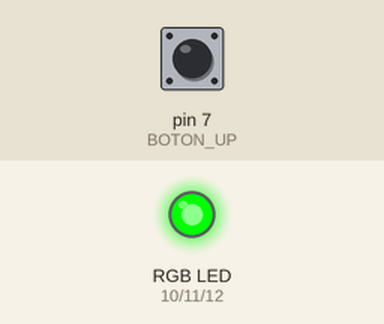
Simulated run of this sketch. Board: Arduino Uno, built with avr-gcc and run on an emulated ATmega328P. Parts: an RGB LED mixed from three pins (HIGH = lit). The test bench sets the inputs (shaded band); at power-on: pin 7 (BOTON_UP) HIGH.

Above: at 1.2 s.
1.3 s: pin 7 (BOTON_UP) pulled LOW for 1 s
At 3.1 s:
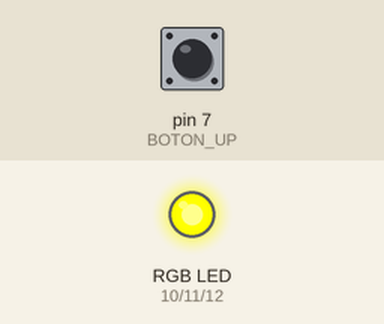
3.8 s: pin 7 (BOTON_UP) pulled LOW for 0.15 s
At 5.0 s:
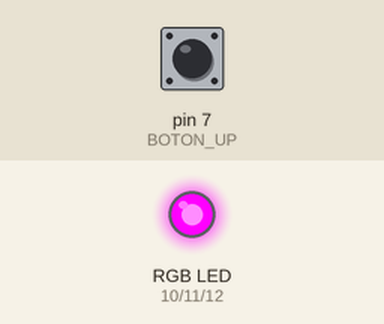
5.6 s: pin 7 (BOTON_UP) pulled LOW for 3.2 s
At 6.48 s:
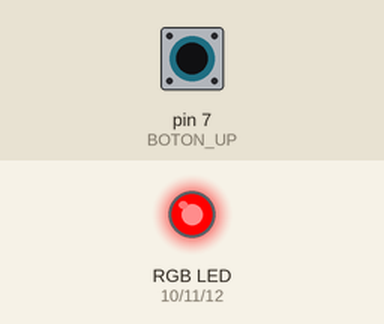
Timing chart, 0 to 10.3 s (numbered marks = the images above; inputs shaded):
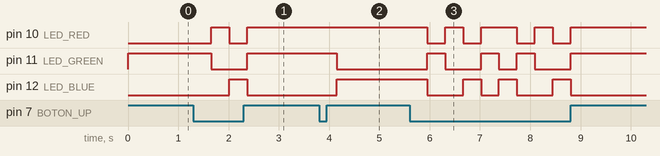

The sketch:

Sensor_de_oxigeno_v1.ino
```cpp
//ESTE PROBADOR UTILIZA UN LED RGB PARA INDICAR EL ESTADO DEL PROBADOR DEL SENSOR

#include <Adafruit_MCP4725.h>
Adafruit_MCP4725 dac;
#define DAC_RESOLUTION (8) // Set this value to 9, 8, 7, 6 or 5 to adjust the resolution

int8_t SELECCION = 0;
uint16_t i;

int8_t LED_RED = 10;
int8_t LED_GREEN = 11;
int8_t LED_BLUE = 12;
int8_t BOTON_UP = 7;

int8_t VALOR = 1;

#define MEZCLA_IDEAL 1 //Green color
#define MEZCLA_RICA 2 //Red color
#define MEZCLA_POBRE 3 //Blue color
#define SENSOR_ENVEJECIDO 4 // Yellow color
#define SENSOR_POSTCATALIZADOR 5 // Violet color
#define RETARDO 350

//SEÑALES SENSOR DE OXIGENO
const PROGMEM uint16_t Mezcla_Ideal[256] =
{
  393,
  401,
  409,
  417,
  425,
  433,
  441,
  449,
  457,
  465,
  473,
  480,
  488,
  496,
  503,
  511,
  518,
  526,
  533,
  540,
  548,
  555,
  562,
  568,
  575,
  582,
  588,
  595,
  601,
  607,
  613,
  619,
  625,
  630,
  636,
  641,
  646,
  651,
  656,
  661,
  666,
  670,
  674,
  678,
  682,
  686,
  689,
  693,
  696,
  699,
  702,
  704,
  707,
  709,
  711,
  713,
  714,
  716,
  717,
  718,
  719,
  720,
  720,
  721,
  721,
  721,
  720,
  720,
  719,
  718,
  717,
  716,
  714,
  713,
  711,
  709,
  707,
  704,
  702,
  699,
  696,
  693,
  689,
  686,
  682,
  678,
  674,
  670,
  666,
  661,
  656,
  651,
  646,
  641,
  636,
  630,
  625,
  619,
  613,
  607,
  601,
  595,
  588,
  582,
  575,
  568,
  562,
  555,
  548,
  540,
  533,
  526,
  518,
  511,
  503,
  496,
  488,
  480,
  473,
  465,
  457,
  449,
  441,
  433,
  425,
  417,
  409,
  401,
  393,
  385,
  377,
  369,
  361,
  353,
  345,
  337,
  329,
  321,
  314,
  306,
  298,
  290,
  283,
  275,
  268,
  260,
  253,
  246,
  239,
  232,
  225,
  218,
  211,
  204,
  198,
  192,
  185,
  179,
  173,
  167,
  161,
  156,
  150,
  145,
  140,
  135,
  130,
  125,
  121,
  116,
  112,
  108,
  104,
  100,
  97,
  94,
  90,
  87,
  85,
  82,
  80,
  77,
  75,
  73,
  72,
  70,
  69,
  68,
  67,
  66,
  66,
  66,
  66,
  66,
  66,
  66,
  67,
  68,
  69,
  70,
  72,
  73,
  75,
  77,
  80,
  82,
  85,
  87,
  90,
  94,
  97,
  101,
  104,
  108,
  112,
  116,
  121,
  125,
  130,
  135,
  140,
  145,
  150,
  156,
  161,
  167,
  173,
  179,
  185,
  192,
  198,
  204,
  211,
  218,
  225,
  232,
  239,
  246,
  253,
  260,
  268,
  275,
  283,
  290,
  298,
  306,
  314,
  321,
  329,
  337,
  345,
  353,
  361,
  369,
  377,
  385
};

const PROGMEM uint16_t Mezcla_Rica[256] =
{
  618,
  624,
  629,
  635,
  640,
  646,
  651,
  657,
  662,
  668,
  673,
  678,
  684,
  689,
  694,
  699,
  705,
  710,
  715,
  720,
  725,
  729,
  734,
  739,
  743,
  748,
  753,
  757,
  761,
  765,
  770,
  774,
  778,
  781,
  785,
  789,
  792,
  796,
  799,
  802,
  806,
  809,
  812,
  814,
  817,
  820,
  822,
  824,
  826,
  828,
  830,
  832,
  834,
  835,
  837,
  838,
  839,
  840,
  841,
  842,
  842,
  843,
  843,
  844,
  844,
  844,
  843,
  843,
  842,
  842,
  841,
  840,
  839,
  838,
  837,
  835,
  834,
  832,
  830,
  828,
  826,
  824,
  822,
  820,
  817,
  814,
  812,
  809,
  806,
  802,
  799,
  796,
  792,
  789,
  785,
  781,
  778,
  774,
  770,
  765,
  761,
  757,
  753,
  748,
  743,
  739,
  734,
  729,
  725,
  720,
  715,
  710,
  705,
  699,
  694,
  689,
  684,
  678,
  673,
  668,
  662,
  657,
  651,
  646,
  640,
  635,
  629,
  624,
  618,
  613,
  607,
  602,
  596,
  591,
  585,
  580,
  574,
  569,
  564,
  558,
  553,
  548,
  542,
  537,
  532,
  527,
  522,
  517,
  512,
  507,
  503,
  498,
  493,
  489,
  484,
  480,
  475,
  471,
  467,
  463,
  459,
  455,
  451,
  448,
  444,
  441,
  437,
  434,
  431,
  428,
  425,
  422,
  420,
  417,
  415,
  412,
  410,
  408,
  406,
  404,
  403,
  401,
  400,
  399,
  397,
  396,
  396,
  395,
  394,
  394,
  393,
  393,
  393,
  393,
  393,
  394,
  394,
  395,
  396,
  396,
  397,
  399,
  400,
  401,
  403,
  404,
  406,
  408,
  410,
  412,
  415,
  417,
  420,
  422,
  425,
  428,
  431,
  434,
  437,
  441,
  444,
  448,
  451,
  455,
  459,
  463,
  467,
  471,
  475,
  480,
  484,
  489,
  493,
  498,
  503,
  507,
  512,
  517,
  522,
  527,
  532,
  537,
  542,
  548,
  553,
  558,
  564,
  569,
  574,
  580,
  585,
  591,
  596,
  602,
  607,
  613,
};

const PROGMEM uint16_t Mezcla_Pobre[256] =
{
  184,
  189,
  193,
  198,
  202,
  207,
  211,
  216,
  220,
  225,
  229,
  233,
  238,
  242,
  246,
  251,
  255,
  259,
  263,
  267,
  271,
  275,
  279,
  283,
  287,
  290,
  294,
  298,
  301,
  305,
  308,
  311,
  315,
  318,
  321,
  324,
  327,
  330,
  332,
  335,
  337,
  340,
  342,
  345,
  347,
  349,
  351,
  353,
  355,
  356,
  358,
  359,
  361,
  362,
  363,
  364,
  365,
  366,
  367,
  367,
  368,
  368,
  368,
  368,
  369,
  368,
  368,
  368,
  368,
  367,
  367,
  366,
  365,
  364,
  363,
  362,
  361,
  359,
  358,
  356,
  355,
  353,
  351,
  349,
  347,
  345,
  342,
  340,
  337,
  335,
  332,
  330,
  327,
  324,
  321,
  318,
  315,
  311,
  308,
  305,
  301,
  298,
  294,
  290,
  287,
  283,
  279,
  275,
  271,
  267,
  263,
  259,
  255,
  251,
  246,
  242,
  238,
  233,
  229,
  225,
  220,
  216,
  211,
  207,
  202,
  198,
  193,
  189,
  184,
  180,
  175,
  171,
  166,
  162,
  157,
  153,
  148,
  144,
  139,
  135,
  131,
  126,
  122,
  118,
  114,
  110,
  105,
  101,
  97,
  93,
  90,
  86,
  82,
  78,
  75,
  71,
  67,
  64,
  61,
  57,
  54,
  51,
  48,
  45,
  42,
  39,
  36,
  34,
  31,
  29,
  26,
  24,
  22,
  20,
  18,
  16,
  14,
  12,
  11,
  9,
  8,
  7,
  6,
  4,
  4,
  3,
  2,
  1,
  1,
  0,
  0,
  0,
  0,
  0,
  0,
  0,
  1,
  1,
  2,
  3,
  4,
  4,
  6,
  7,
  8,
  9,
  11,
  12,
  14,
  16,
  18,
  20,
  22,
  24,
  26,
  29,
  31,
  34,
  36,
  39,
  42,
  45,
  48,
  51,
  54,
  57,
  61,
  64,
  67,
  71,
  75,
  78,
  82,
  86,
  90,
  93,
  97,
  101,
  105,
  110,
  114,
  118,
  122,
  126,
  131,
  135,
  140,
  144,
  148,
  153,
  157,
  162,
  166,
  171,
  175,
  180,
};

const PROGMEM uint16_t Sensor_Envejecido[256] =
{
  369,
  372,
  375,
  378,
  381,
  384,
  387,
  390,
  393,
  395,
  398,
  401,
  404,
  407,
  410,
  413,
  416,
  418,
  421,
  424,
  426,
  429,
  432,
  434,
  437,
  439,
  442,
  444,
  446,
  449,
  451,
  453,
  455,
  458,
  460,
  462,
  464,
  465,
  467,
  469,
  471,
  472,
  474,
  475,
  477,
  478,
  480,
  481,
  482,
  483,
  484,
  485,
  486,
  487,
  488,
  488,
  489,
  490,
  490,
  490,
  491,
  491,
  491,
  491,
  491,
  491,
  491,
  491,
  491,
  490,
  490,
  490,
  489,
  488,
  488,
  487,
  486,
  485,
  484,
  483,
  482,
  481,
  480,
  478,
  477,
  475,
  474,
  472,
  471,
  469,
  467,
  465,
  464,
  462,
  460,
  458,
  455,
  453,
  451,
  449,
  446,
  444,
  442,
  439,
  437,
  434,
  432,
  429,
  426,
  424,
  421,
  418,
  416,
  413,
  410,
  407,
  404,
  401,
  398,
  395,
  393,
  390,
  387,
  384,
  381,
  378,
  375,
  372,
  369,
  366,
  363,
  360,
  357,
  354,
  351,
  348,
  345,
  342,
  339,
  336,
  333,
  330,
  327,
  324,
  322,
  319,
  316,
  313,
  311,
  308,
  305,
  303,
  300,
  298,
  295,
  293,
  291,
  288,
  286,
  284,
  282,
  280,
  278,
  276,
  274,
  272,
  270,
  268,
  266,
  265,
  263,
  262,
  260,
  259,
  257,
  256,
  255,
  254,
  253,
  252,
  251,
  250,
  249,
  249,
  248,
  248,
  247,
  247,
  246,
  246,
  246,
  246,
  246,
  246,
  246,
  246,
  246,
  247,
  247,
  248,
  248,
  249,
  249,
  250,
  251,
  252,
  253,
  254,
  255,
  256,
  257,
  259,
  260,
  262,
  263,
  265,
  266,
  268,
  270,
  272,
  274,
  276,
  278,
  280,
  282,
  284,
  286,
  288,
  291,
  293,
  295,
  298,
  300,
  303,
  305,
  308,
  311,
  313,
  316,
  319,
  322,
  324,
  327,
  330,
  333,
  336,
  339,
  342,
  345,
  348,
  351,
  354,
  357,
  360,
  363,
  366,
};

const PROGMEM uint16_t Sensor_Postcatalizador[256] =
{
  123,
  124,
  125,
  126,
  127,
  128,
  129,
  130,
  131,
  132,
  133,
  134,
  135,
  136,
  137,
  138,
  139,
  139,
  140,
  141,
  142,
  143,
  144,
  145,
  146,
  146,
  147,
  148,
  149,
  150,
  150,
  151,
  152,
  153,
  153,
  154,
  155,
  155,
  156,
  156,
  157,
  157,
  158,
  158,
  159,
  159,
  160,
  160,
  161,
  161,
  161,
  162,
  162,
  162,
  163,
  163,
  163,
  163,
  163,
  163,
  164,
  164,
  164,
  164,
  164,
  164,
  164,
  164,
  164,
  163,
  163,
  163,
  163,
  163,
  163,
  162,
  162,
  162,
  161,
  161,
  161,
  160,
  160,
  159,
  159,
  158,
  158,
  157,
  157,
  156,
  156,
  155,
  155,
  154,
  153,
  153,
  152,
  151,
  150,
  150,
  149,
  148,
  147,
  146,
  146,
  145,
  144,
  143,
  142,
  141,
  140,
  139,
  139,
  138,
  137,
  136,
  135,
  134,
  133,
  132,
  131,
  130,
  129,
  128,
  127,
  126,
  125,
  124,
  123,
  122,
  121,
  120,
  119,
  118,
  117,
  116,
  115,
  114,
  113,
  112,
  111,
  110,
  109,
  108,
  107,
  106,
  105,
  104,
  104,
  103,
  102,
  101,
  100,
  99,
  98,
  98,
  97,
  96,
  95,
  95,
  94,
  93,
  93,
  92,
  91,
  91,
  90,
  89,
  89,
  88,
  88,
  87,
  87,
  86,
  86,
  85,
  85,
  85,
  84,
  84,
  84,
  83,
  83,
  83,
  83,
  83,
  82,
  82,
  82,
  82,
  82,
  82,
  82,
  82,
  82,
  82,
  82,
  82,
  82,
  83,
  83,
  83,
  83,
  83,
  84,
  84,
  84,
  85,
  85,
  85,
  86,
  86,
  87,
  87,
  88,
  88,
  89,
  89,
  90,
  91,
  91,
  92,
  93,
  93,
  94,
  95,
  95,
  96,
  97,
  98,
  98,
  99,
  100,
  101,
  102,
  103,
  104,
  104,
  105,
  106,
  107,
  108,
  109,
  110,
  111,
  112,
  113,
  114,
  115,
  116,
  117,
  118,
  119,
  120,
  121,
  122,
};

void setup(void)
{
  dac.begin(0x60);
  pinMode (BOTON_UP , INPUT_PULLUP);

  pinMode (LED_RED , OUTPUT);
  digitalWrite(LED_RED, LOW);

  pinMode (LED_GREEN , OUTPUT);
  digitalWrite(LED_GREEN, LOW);

  pinMode (LED_BLUE , OUTPUT);
  digitalWrite(LED_BLUE, LOW);
}

void loop(void)
{
  if (VALOR == MEZCLA_IDEAL)
  {
    digitalWrite(LED_RED, LOW);
    digitalWrite(LED_GREEN, HIGH);
    digitalWrite(LED_BLUE, LOW);

    for (i = 0; i < 256; i++)
    {
      dac.setVoltage(pgm_read_word(&(Mezcla_Ideal[i])), false); //7
      delay(7);
      //dac.setVoltage(pgm_read_word(&(Mezcla_Rica[i])), false); //7
      //dac.setVoltage(pgm_read_word(&(Mezcla_Pobre[i])), false); //7
      //dac.setVoltage(pgm_read_word(&(Sensor_Envejecido[i])), false); //6
      //dac.setVoltage(pgm_read_word(&(Sensor_Postcatalizador[i])), false); //2
      if (digitalRead(BOTON_UP) == LOW)
      {
        delay(RETARDO);
        VALOR++;
        break;
      }
    }
  }
  else if (VALOR == MEZCLA_RICA)
  {
    digitalWrite(LED_RED, HIGH);
    digitalWrite(LED_GREEN, LOW);
    digitalWrite(LED_BLUE, LOW);

    for (i = 0; i < 256; i++)
    {
      dac.setVoltage(pgm_read_word(&(Mezcla_Rica[i])), false); //7
      delay(7);

      if (digitalRead(BOTON_UP) == LOW)
      {
        delay(RETARDO);
        VALOR++;
        break;
      }
    }
  }
  else if (VALOR == MEZCLA_POBRE)
  {
    digitalWrite(LED_RED, LOW);
    digitalWrite(LED_GREEN, LOW);
    digitalWrite(LED_BLUE, HIGH);

    for (i = 0; i < 256; i++)
    {
      dac.setVoltage(pgm_read_word(&(Mezcla_Pobre[i])), false); //7
      delay(7);

      if (digitalRead(BOTON_UP) == LOW)
      {
        delay(RETARDO);
        VALOR++;
        break;
      }
    }
  }
  else if (VALOR == SENSOR_ENVEJECIDO)
  {
    digitalWrite(LED_RED, HIGH);
    digitalWrite(LED_GREEN, HIGH);
    digitalWrite(LED_BLUE, LOW);

    for (i = 0; i < 256; i++)
    {
      dac.setVoltage(pgm_read_word(&(Sensor_Envejecido[i])), false); //6
      delay(6);

      if (digitalRead(BOTON_UP) == LOW)
      {
        delay(RETARDO);
        VALOR++;
        break;
      }
    }
  }
  else if (VALOR == SENSOR_POSTCATALIZADOR)
  {

    digitalWrite(LED_RED, HIGH);
    digitalWrite(LED_GREEN, LOW);
    digitalWrite(LED_BLUE, HIGH);

    for (i = 0; i < 256; i++)
    {
      dac.setVoltage(pgm_read_word(&(Sensor_Postcatalizador[i])), false); //2
      delay(2);

      if (digitalRead(BOTON_UP) == LOW)
      {
        delay(RETARDO);
        VALOR++;
        break;
      }
    }
  }
  else
  {
    VALOR = 1;
  }
}
```

Measured:
- after the input at 1.3 s, pin 10 (LED_RED): LOW → HIGH after 0.36 s, → LOW 0.36 s later, → HIGH 0.36 s later; pin 11 (LED_GREEN): HIGH → LOW after 0.36 s, → HIGH 0.71 s later; pin 12 (LED_BLUE): LOW → HIGH after 0.71 s, → LOW 0.36 s later
- after the input at 3.8 s, pin 11 (LED_GREEN): HIGH → LOW after 0.35 s; pin 12 (LED_BLUE): LOW → HIGH after 0.35 s
- after the input at 5.6 s, pin 10 (LED_RED): HIGH → LOW after 0.35 s, → HIGH 0.36 s later, → LOW 0.36 s later, → HIGH 0.36 s later, … (8 changes in this stretch); pin 11 (LED_GREEN): goes HIGH 0.36 s, LOW 0.71 s, HIGH 0.36 s, LOW 0.35 s, HIGH 0.36 s, LOW 0.71 s, then HIGH, starting after 0.35 s
